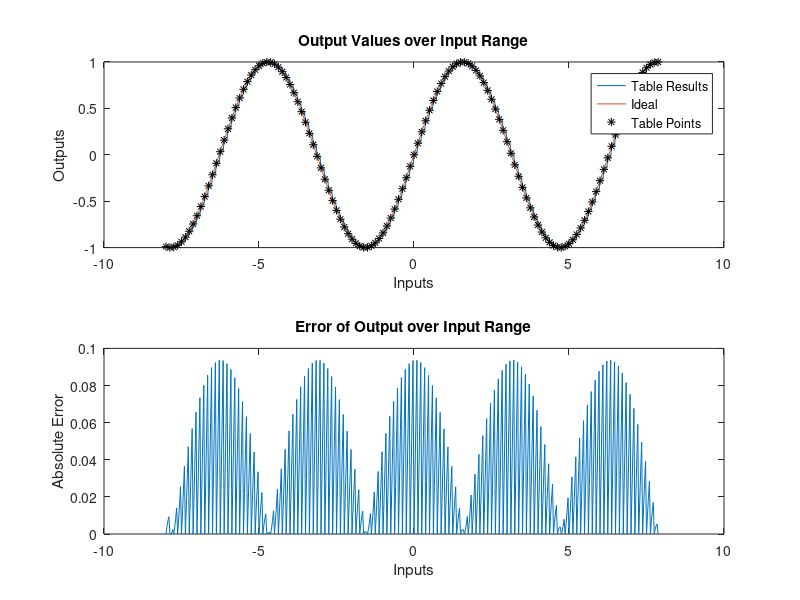
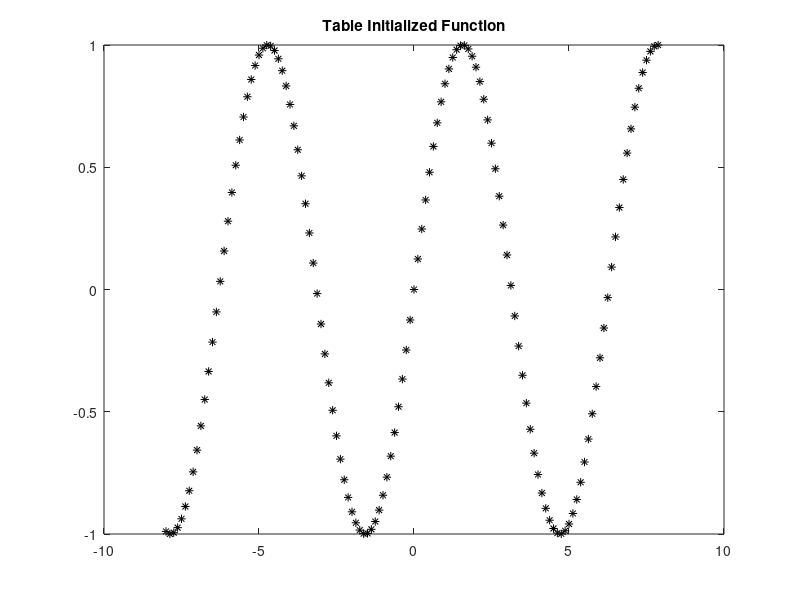

Write MATLAB code to recreate these figures, in order.
% Define mask inputs
clear; close all;
W_bits = 32;                % fixed-point word size
isSigned = true;            % defines if table input is signed
F_bits = 28;                % fixed-point fractional size
errorParam = .1;            % allowed absolute error
ERR_DIAG = true;            % flag to show table init
IGOTTHIS = false;           % flag to manually define address width
ADDR_W_MANUAL = 4;          % manually defined address width
tableFnParam = "sin(xIn)";  % desired function

%% LINEAR PLUT INIT SCRIPT

% Copyright 2020 Flat Earth Inc
%
% THE SOFTWARE IS PROVIDED "AS IS", WITHOUT WARRANTY OF ANY KIND, EXPRESS OR IMPLIED,
% INCLUDING BUT NOT LIMITED TO THE WARRANTIES OF MERCHANTABILITY, FITNESS FOR A PARTICULAR
% PURPOSE AND NONINFRINGEMENT. IN NO EVENT SHALL THE AUTHORS OR COPYRIGHT HOLDERS BE LIABLE
% FOR ANY CLAIM, DAMAGES OR OTHER LIABILITY, WHETHER IN AN ACTION OF CONTRACT, TORT OR OTHERWISE,
% ARISING FROM, OUT OF OR IN CONNECTION WITH THE SOFTWARE OR THE USE OR OTHER DEALINGS IN THE SOFTWARE.
%
% E. Bailey Galacci
% Flat Earth Inc
% 985 Technology Blvd
% Bozeman, MT 59718
% support@flatearthinc.com

% things to display: table size, input bounds, funtion represented, max error
% things to figure out: N_bits, Min_val, X_in table, Y_out table, error
% RAM_SIZE, table size 

if(IGOTTHIS)
    N_bits = ADDR_W_MANUAL;
else
    N_bits = 4;
    % N_bits will likely need to be updated later, until table is large enough to meet
    % accuracy standards defined by user
end;

repeatFlag = true;
while(repeatFlag)
    % Define a 2^N point log2 spaced range of inputs, from 2^(d-(2^N_bits -1)) to almost 2^(d+1), 
    % this effectively covers the user defined input range, down to a floor
    % value.
    % Signed vs Unsigned: If signed, treat word size as 1 smaller for max and
    % min inputs
    % Signed: 
    % smallest table input: -2^(W-1-F), 2's compliment, "[1, zeros(1,N-1)]"
    % step size: 2^(W-F-N)
    % largest table input: 2^(W-1-F) - 2^(W-F-N), smallest number but positive
    % and minus 1 step size, "[0, ones(1,N-1)]"
    % Unsigned: 
    % smallest table input: 0
    % step size: 2^(W-F-N)
    % largest table input: 2^(W-1-F) - 2^(W-F-N), smallest number but positive
    % and minus 1 step size, "[ones(1,N)]"
    if(isSigned)
        xIn = -2^(W_bits-1-F_bits) : 2^(W_bits-F_bits-N_bits) : 2^(W_bits-1-F_bits) - 2^(W_bits-F_bits-N_bits);
    else
        xIn = 0 : 2^(W_bits-F_bits-N_bits) : 2^(W_bits-F_bits) - 2^(W_bits-F_bits-N_bits);
    end

    % use function to define output. note: function must contain input xIn
    % within the string to work properly, and the only output of the function
    % must be Y_out.
    tableInit = eval(tableFnParam);

    RAM_SIZE = N_bits;
    figure(2); plot(xIn,tableInit, 'k*'); title('Table Initialized Function');
    maxVal = xIn(end);
    minVal = xIn(1);
    %set_param(gcb,'MaskDisplay',"disp(sprintf('Programmable Look-up Table\nMemory Used = %d samples and coeffs\nClock Rate Needed = %d Hz', FIR_Uprate*2, Max_Rate)); port_label('input',1,'data'); port_label('input',2,'valid'); port_label('input',3,'Wr_Data'); port_label('input',4,'Wr_Addr'); port_label('input',5,'Wr_En'); port_label('output',1,'data'); port_label('output',2,'valid'); port_label('output',3,'RW_Dout');")

    %%%%%%%%%% check and identify error %%%%%%%%%%%
    % Make some values for an "ideal" lookup table with lin spaced points
    if(isSigned)
        xTest = -2^(W_bits-1-F_bits) : 2^(W_bits-F_bits-N_bits-2) : 2^(W_bits-1-F_bits) - 2^(W_bits-F_bits-N_bits);
    else
        xTest = 0 : 2^(W_bits-F_bits-N_bits-2) : 2^(W_bits-F_bits) - 2^(W_bits-F_bits-N_bits);
    end
    xTemp = xIn;
    xIn = xTest;
    % identify the values of the function at xTest
    yTest = eval(tableFnParam);

    % Return table input set to xIn (already have xTemp)
    xIn = xTemp;

    % Find lookup addresses for each point in xTest
    addrTest = zeros(1,length(xTest));
    for it = 1:length(xTest)
        addrTest(it) = 2^RAM_SIZE;
        while(xTest(it) < xIn(addrTest(it)) && addrTest(it) ~= 1)
            addrTest(it) = addrTest(it) - 1;
        end
        if(addrTest(it)==0) %% sanity check for out of bounds results
            addrTest(it) = 1;
        end
    end
    
    yLow = tableInit(addrTest);

    % Check for any possible out of bounds errors (handled similarly in
    % hardware)
    addrTest(addrTest == 2^RAM_SIZE) = 2^RAM_SIZE -1;

    
    % absolute error: abs(obt-exp)
    errorFloor = abs(yTest-yLow);
    NAN_CLEANUP = isnan(errorFloor);
    errorFloor(NAN_CLEANUP) = 0;
    %errorInter = (Y_out_Ideal-y_inter)./Y_out_Ideal;
    %maxFloorErr(ix) = 100*max(abs(errorFloor(ix, 2870:9839)));
    %maxInterErr(ix) = 100*max(abs(errorInter(ix, 2870:9839)));
    maxErr = max(abs(errorFloor));
    
    %check while loop condition
    if(IGOTTHIS) 
        repeatFlag = false;
    end
    
    if(maxErr <= errorParam || N_bits > W_bits)
        repeatFlag = false;
    else
%        if(ERR_DIAG)
%            f = msgbox(sprintf('Err = %.2d, N_bits = %d', maxErr, N_bits),'Configuring PLUT','replace');
%        end
        
        % make table larger to increase accuracy
        if(maxErr > errorParam)
            N_bits = N_bits+1;
        end
    end
end%end while loop

% printout graph of table values and error test
% prinout graph of table values and error test
if(ERR_DIAG)
    figure(1); 
    f = msgbox(sprintf('Err = +/- %.2d, Ram Size = %d bits  (%d by %d)', maxErr, 2^RAM_SIZE*W_bits, 2^RAM_SIZE, W_bits),'PLUT INIT','replace');
    subplot(2,1,1); plot(xTest,yLow, xTest,yTest,xIn,tableInit,'k*'); title('Output Values over Input Range'); xlabel('Inputs'); ylabel('Outputs'); legend('Table Results','Ideal','Table Points');
    subplot(2,1,2); plot(xTest, errorFloor); title('Error of Output over Input Range'); xlabel('Inputs'); ylabel('Absolute Error');
end

% things to display: table size, floor input?, max input, accuracy
if(isSigned) % setup for 2's compliment
    tableInit = [tableInit(2^(N_bits-1)+1:end) , tableInit(1:2^(N_bits-1))];
else
    tableInit = tableInit;
end

% this line uncommented in the mask
% set_param(gcb,'MaskDisplay',"disp(sprintf(['Programmable Look-Up Table\nMemory Used = %d bits \n' tableFnParam ': %d <= x <= %d \n Maximum Error: %.2d'], 2^RAM_SIZE*W_bits, minVal, maxVal, maxErr)); port_label('input',1,'Data_In'); port_label('input',2,'Table_Wr_Data'); port_label('input',3,'Table_Wr_Addr'); port_label('input',4,'Table_Wr_En'); port_label('output',1,'Data_Out'); port_label('output',2,'Table_RW_Dout');")

